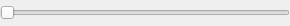
<?xml version="1.0" encoding="UTF-8"?>
<ui version="4.0">
 <class>DoubleSlider</class>
 <widget class="QWidget" name="DoubleSlider">
  <property name="geometry">
   <rect>
    <x>0</x>
    <y>0</y>
    <width>290</width>
    <height>26</height>
   </rect>
  </property>
  <property name="windowTitle">
   <string>Form</string>
  </property>
  <layout class="QVBoxLayout" name="verticalLayout">
   <property name="leftMargin">
    <number>0</number>
   </property>
   <property name="topMargin">
    <number>0</number>
   </property>
   <property name="rightMargin">
    <number>0</number>
   </property>
   <property name="bottomMargin">
    <number>0</number>
   </property>
   <item>
    <widget class="QSlider" name="slider">
     <property name="sizePolicy">
      <sizepolicy hsizetype="Preferred" vsizetype="Fixed">
       <horstretch>0</horstretch>
       <verstretch>0</verstretch>
      </sizepolicy>
     </property>
     <property name="sliderPosition">
      <number>0</number>
     </property>
     <property name="orientation">
      <enum>Qt::Horizontal</enum>
     </property>
     <property name="invertedAppearance">
      <bool>false</bool>
     </property>
     <property name="invertedControls">
      <bool>false</bool>
     </property>
    </widget>
   </item>
  </layout>
 </widget>
 <resources/>
 <connections/>
</ui>
